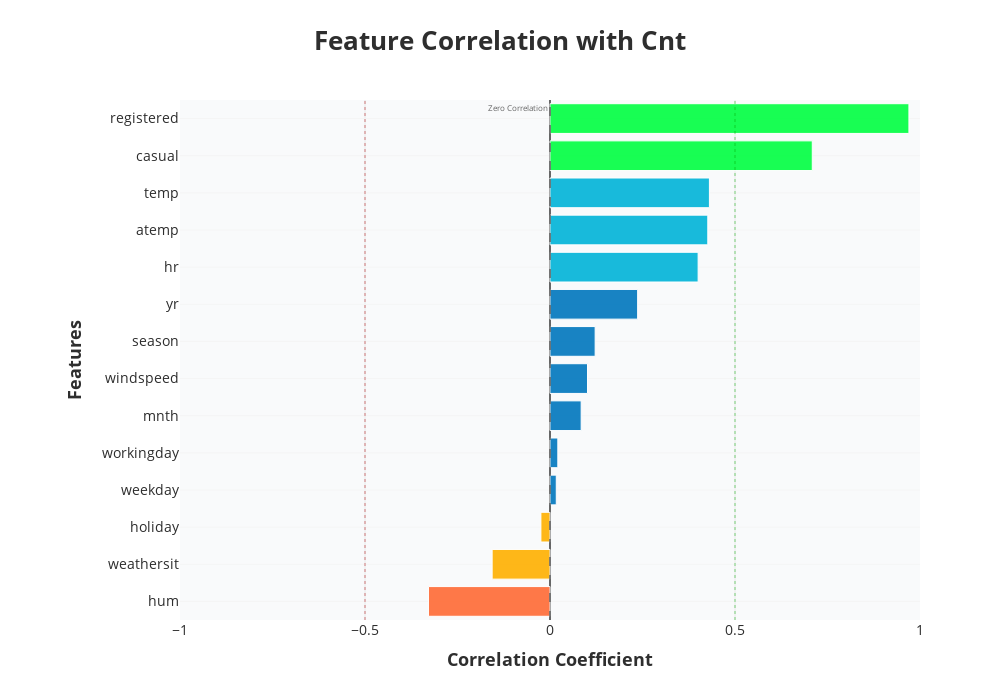

Notebook source saved alongside this figure:
### Code cell
data_explorer.plot_correlation_with_target()

### Figure 1 — Plotly figure (JSON) as saved in the notebook; plotly's stock layout.template omitted (floating-point values rounded to 4 significant figures)
{"data": [{"hovertemplate": "<b>registered</b><br>Correlation: 0.970<extra></extra>", "marker": {"color": "#00FF41", "line": {"color": "white", "width": 1}, "opacity": 0.9}, "orientation": "h", "showlegend": false, "type": "bar", "width": 0.8, "x": [0.9701], "y": ["registered"]}, {"hovertemplate": "<b>casual</b><br>Correlation: 0.709<extra></extra>", "marker": {"color": "#00FF41", "line": {"color": "white", "width": 1}, "opacity": 0.9}, "orientation": "h", "showlegend": false, "type": "bar", "width": 0.8, "x": [0.7089], "y": ["casual"]}, {"hovertemplate": "<b>temp</b><br>Correlation: 0.431<extra></extra>", "marker": {"color": "#00B4D8", "line": {"color": "white", "width": 1}, "opacity": 0.9}, "orientation": "h", "showlegend": false, "type": "bar", "width": 0.8, "x": [0.4309], "y": ["temp"]}, {"hovertemplate": "<b>atemp</b><br>Correlation: 0.427<extra></extra>", "marker": {"color": "#00B4D8", "line": {"color": "white", "width": 1}, "opacity": 0.9}, "orientation": "h", "showlegend": false, "type": "bar", "width": 0.8, "x": [0.4265], "y": ["atemp"]}, {"hovertemplate": "<b>hr</b><br>Correlation: 0.400<extra></extra>", "marker": {"color": "#00B4D8", "line": {"color": "white", "width": 1}, "opacity": 0.9}, "orientation": "h", "showlegend": false, "type": "bar", "width": 0.8, "x": [0.4004], "y": ["hr"]}, {"hovertemplate": "<b>yr</b><br>Correlation: 0.237<extra></extra>", "marker": {"color": "#0077BE", "line": {"color": "white", "width": 1}, "opacity": 0.9}, "orientation": "h", "showlegend": false, "type": "bar", "width": 0.8, "x": [0.2369], "y": ["yr"]}, {"hovertemplate": "<b>season</b><br>Correlation: 0.122<extra></extra>", "marker": {"color": "#0077BE", "line": {"color": "white", "width": 1}, "opacity": 0.9}, "orientation": "h", "showlegend": false, "type": "bar", "width": 0.8, "x": [0.122], "y": ["season"]}, {"hovertemplate": "<b>windspeed</b><br>Correlation: 0.101<extra></extra>", "marker": {"color": "#0077BE", "line": {"color": "white", "width": 1}, "opacity": 0.9}, "orientation": "h", "showlegend": false, "type": "bar", "width": 0.8, "x": [0.1014], "y": ["windspeed"]}, {"hovertemplate": "<b>mnth</b><br>Correlation: 0.084<extra></extra>", "marker": {"color": "#0077BE", "line": {"color": "white", "width": 1}, "opacity": 0.9}, "orientation": "h", "showlegend": false, "type": "bar", "width": 0.8, "x": [0.08425], "y": ["mnth"]}, {"hovertemplate": "<b>workingday</b><br>Correlation: 0.021<extra></extra>", "marker": {"color": "#0077BE", "line": {"color": "white", "width": 1}, "opacity": 0.9}, "orientation": "h", "showlegend": false, "type": "bar", "width": 0.8, "x": [0.02117], "y": ["workingday"]}, {"hovertemplate": "<b>weekday</b><br>Correlation: 0.017<extra></extra>", "marker": {"color": "#0077BE", "line": {"color": "white", "width": 1}, "opacity": 0.9}, "orientation": "h", "showlegend": false, "type": "bar", "width": 0.8, "x": [0.01697], "y": ["weekday"]}, {"hovertemplate": "<b>holiday</b><br>Correlation: -0.025<extra></extra>", "marker": {"color": "#FFB000", "line": {"color": "white", "width": 1}, "opacity": 0.9}, "orientation": "h", "showlegend": false, "type": "bar", "width": 0.8, "x": [-0.0246], "y": ["holiday"]}, {"hovertemplate": "<b>weathersit</b><br>Correlation: -0.156<extra></extra>", "marker": {"color": "#FFB000", "line": {"color": "white", "width": 1}, "opacity": 0.9}, "orientation": "h", "showlegend": false, "type": "bar", "width": 0.8, "x": [-0.1564], "y": ["weathersit"]}, {"hovertemplate": "<b>hum</b><br>Correlation: -0.328<extra></extra>", "marker": {"color": "#FF6B35", "line": {"color": "white", "width": 1}, "opacity": 0.9}, "orientation": "h", "showlegend": false, "type": "bar", "width": 0.8, "x": [-0.3285], "y": ["hum"]}], "layout": {"annotations": [{"font": {"color": "#666666", "size": 8}, "showarrow": false, "text": "Zero Correlation", "x": 0, "xanchor": "right", "xref": "x", "y": 1, "yanchor": "top", "yref": "y domain"}], "height": 700, "hoverlabel": {"bgcolor": "rgba(0,0,0,0.8)", "font": {"color": "white", "size": 16}}, "margin": {"b": 80, "l": 180, "r": 80, "t": 100}, "paper_bgcolor": "white", "plot_bgcolor": "rgba(248,249,250,0.8)", "shapes": [{"line": {"color": "#666666", "dash": "dash", "width": 2}, "opacity": 0.8, "type": "line", "x0": 0, "x1": 0, "xref": "x", "y0": 0, "y1": 1, "yref": "y domain"}, {"line": {"color": "#00AA00", "dash": "dot", "width": 1}, "opacity": 0.5, "type": "line", "x0": 0.5, "x1": 0.5, "xref": "x", "y0": 0, "y1": 1, "yref": "y domain"}, {"line": {"color": "#AA0000", "dash": "dot", "width": 1}, "opacity": 0.5, "type": "line", "x0": -0.5, "x1": -0.5, "xref": "x", "y0": 0, "y1": 1, "yref": "y domain"}], "title": {"font": {"color": "#2E2E2E", "size": 26}, "text": "<b>Feature Correlation with Cnt</b>", "x": 0.5, "xanchor": "center"}, "width": 1000, "xaxis": {"gridcolor": "#E8E8E8", "gridwidth": 1, "range": [-1, 1], "tickfont": {"color": "#2E2E2E", "size": 14}, "title": {"font": {"color": "#2E2E2E", "size": 18}, "text": "<b>Correlation Coefficient</b>"}, "zeroline": true, "zerolinecolor": "#666666", "zerolinewidth": 2}, "yaxis": {"autorange": "reversed", "gridcolor": "#F5F5F5", "tickfont": {"color": "#2E2E2E", "size": 14}, "title": {"font": {"color": "#2E2E2E", "size": 18}, "text": "<b>Features</b>"}}}}
